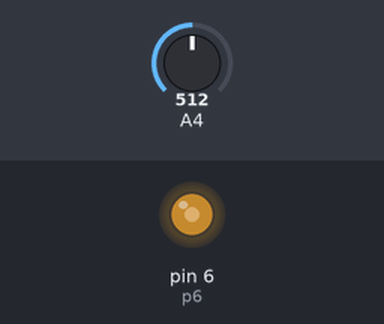
This sketch was run on a simulated Arduino Uno, built with avr-gcc and run on an emulated ATmega328P. Shown: output pins drawn as LEDs (lit = HIGH). Inputs (shaded band) come from the test bench; at power-on: A4 = 512.

Above: at 1.2 s.
1.3 s: A4 set to 716
At 1.7 s:
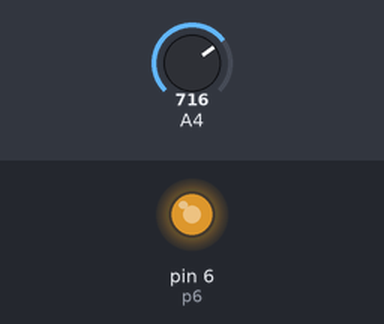
2.8 s: A4 set to 900
At 4.0 s:
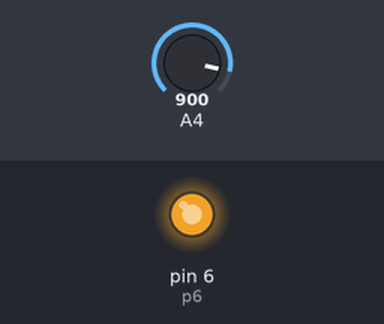
4.3 s: A4 set to 122
At 5.2 s:
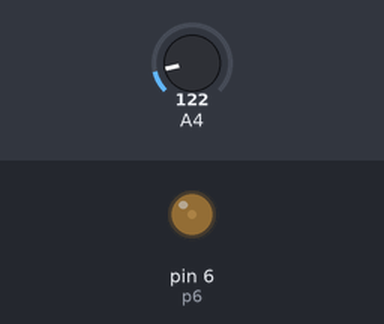
5.8 s: A4 set to 0
At 6.4 s:
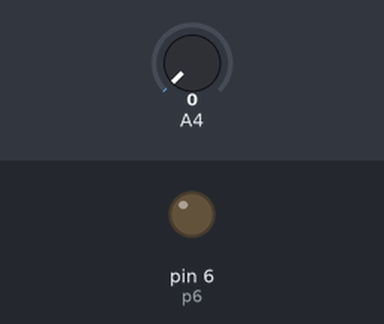
Timing chart, 0 to 8.3 s (numbered marks = the images above; inputs shaded):
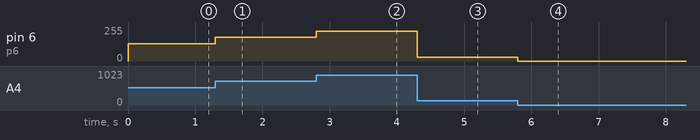

The sketch:

rgb_controller.ino
```cpp
int p3 = 3;
int p5 = 5;
int p6 = 6;
int val;

void setup() {
  //pinMode(p3, OUTPUT);
}

void loop() {
  val = analogRead(A4);
  analogWrite(p6, val/4);
  /*delay(1000);
  analogWrite(p3, val/4);
  delay(1000);
  analogWrite(p5, val/4);
  delay(1000);
  analogWrite(p3, 0);
  delay(1000);
  analogWrite(p6, 0);
  delay(1000);
  analogWrite(p5, 0);
  delay(1000);*/
}
```

Measured:
- after the input at 1.3 s, pin 6 (p6): 128/255 → 179/255 at once
- after the input at 2.8 s, pin 6 (p6): 179/255 → 225/255 at once
- after the input at 4.3 s, pin 6 (p6): 225/255 → 30/255 at once
- after the input at 5.8 s, pin 6 (p6): 30/255 → 0/255 at once
